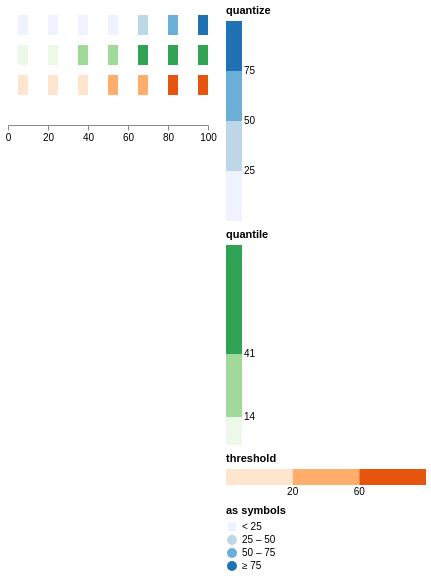

Vega-Lite specification stored for this chart:
### Vega specification from a JSON file in a GitHub repository (floating-point values rounded to 4 significant figures)
{"$schema": "https://vega.github.io/schema/vega/v6.json", "description": "A legend for each of the discretizing scales, which upstream draws as a stacked colour bar rather than as swatches: one band per bucket, sized by the share of the domain the bucket covers, with the labels sitting at the boundaries between them. The first band carries no label because nothing bounds it from below. The quantile legend beside the quantize one has uneven bands, which is the whole point of a quantile scale, and the threshold legend below them is the case where the specification states the boundaries itself. The fourth legend asks for the same quantize scale as symbols, where each swatch is labelled by the interval it stands for rather than by a bound that would not say which side of it the colour is on.", "width": 200, "height": 120, "padding": 5, "background": "white", "data": [{"name": "t", "values": [{"x": 5, "v": 2}, {"x": 20, "v": 9}, {"x": 35, "v": 14}, {"x": 50, "v": 23}, {"x": 65, "v": 41}, {"x": 80, "v": 62}, {"x": 95, "v": 88}]}], "scales": [{"name": "x", "type": "linear", "domain": [0, 100], "range": "width"}, {"name": "quantized", "type": "quantize", "domain": [0, 100], "range": ["#eff3ff", "#bdd7e7", "#6baed6", "#2171b5"]}, {"name": "quantiled", "type": "quantile", "domain": {"data": "t", "field": "v"}, "range": ["#edf8e9", "#a1d99b", "#31a354"]}, {"name": "thresholded", "type": "threshold", "domain": [20, 60], "range": ["#fee6ce", "#fdae6b", "#e6550d"]}], "axes": [{"orient": "bottom", "scale": "x", "tickCount": 5}], "legends": [{"fill": "quantized", "title": "quantize"}, {"fill": "quantiled", "title": "quantile"}, {"fill": "thresholded", "title": "threshold", "direction": "horizontal"}, {"fill": "quantized", "type": "symbol", "title": "as symbols"}], "marks": [{"type": "rect", "from": {"data": "t"}, "encode": {"enter": {"x": {"scale": "x", "field": "x"}, "width": {"value": 10}, "y": {"value": 10}, "height": {"value": 20}, "fill": {"scale": "quantized", "field": "v"}}}}, {"type": "rect", "from": {"data": "t"}, "encode": {"enter": {"x": {"scale": "x", "field": "x"}, "width": {"value": 10}, "y": {"value": 40}, "height": {"value": 20}, "fill": {"scale": "quantiled", "field": "v"}}}}, {"type": "rect", "from": {"data": "t"}, "encode": {"enter": {"x": {"scale": "x", "field": "x"}, "width": {"value": 10}, "y": {"value": 70}, "height": {"value": 20}, "fill": {"scale": "thresholded", "field": "v"}}}}]}
